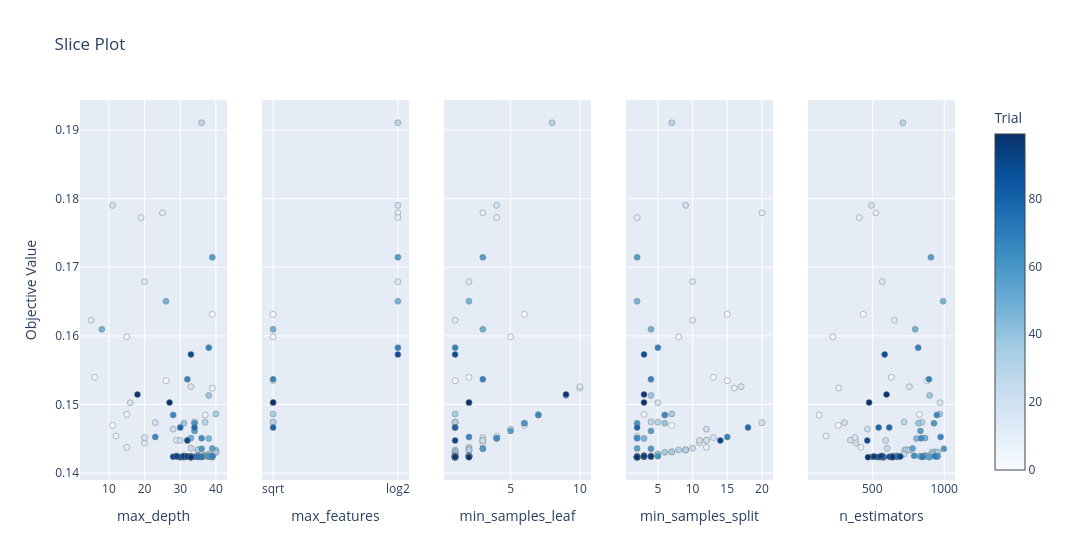
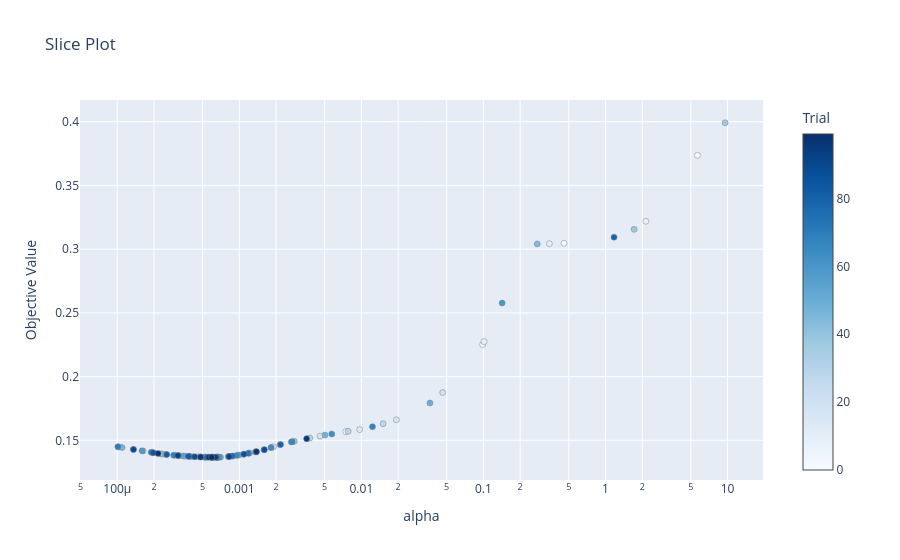
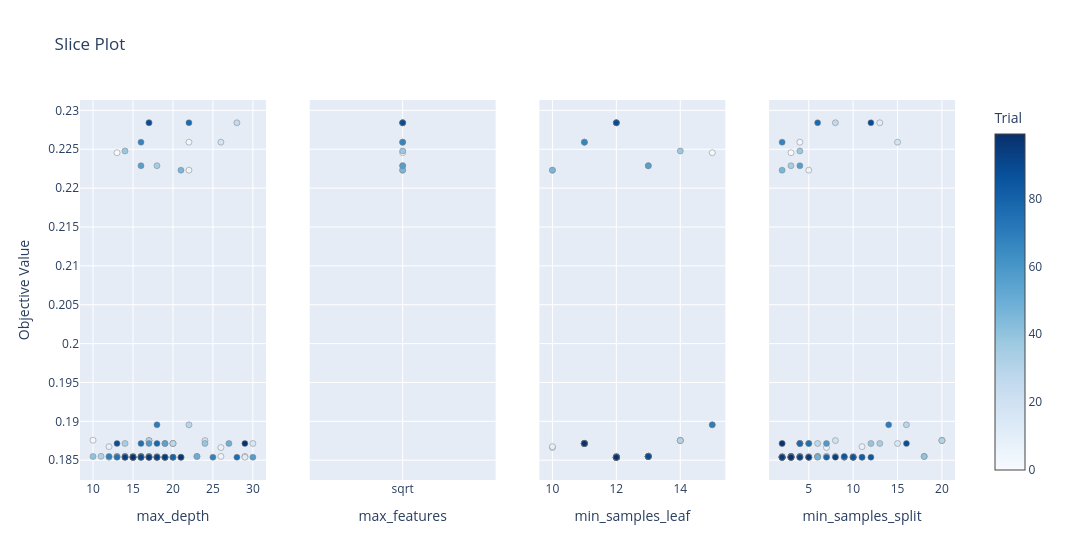
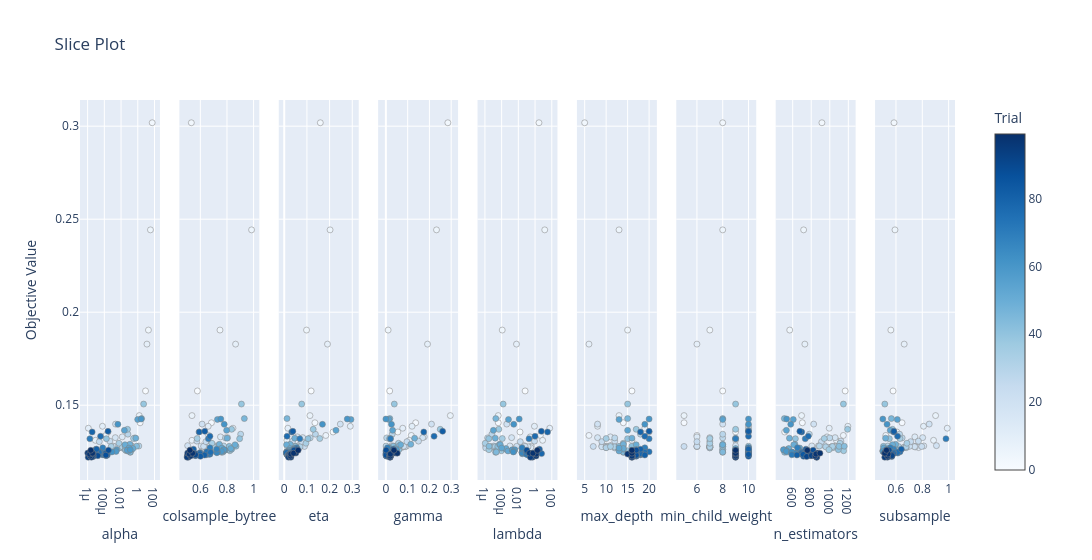

The cell these charts' notebook holds for them, in order:
### Markdown cell above
A noter que les plages des hyperparamètres n'ont pas été sélectionnées au hasard. Elles ont été choisies à la suite d'analyse de graphiques Optuna `plot_slice`. Des itérations ont été réalisées mais pour éviter de surcharger ce document, nous n'avons inséré que le dernier graphique de chaque modèle (voir ci-dessous).

### Code cell
print("\nVisualisation des études Optuna pour Random Forest :")
plot_slice(random_forest_study).show()

print("\nVisualisation des études Optuna pour Lasso :")
plot_slice(lasso_study).show()

print("\nVisualisation des études Optuna pour Decision Tree :")
plot_slice(decision_tree_study).show()

print("\nVisualisation des études Optuna pour XGBoost :")
plot_slice(xgboost_study).show()
